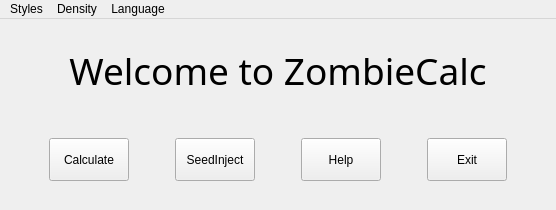
<?xml version="1.0" encoding="UTF-8"?>
<ui version="4.0">
 <class>introductionWindow</class>
 <widget class="QMainWindow" name="introductionWindow">
  <property name="geometry">
   <rect>
    <x>0</x>
    <y>0</y>
    <width>545</width>
    <height>210</height>
   </rect>
  </property>
  <property name="minimumSize">
   <size>
    <width>0</width>
    <height>210</height>
   </size>
  </property>
  <property name="maximumSize">
   <size>
    <width>545</width>
    <height>210</height>
   </size>
  </property>
  <property name="windowTitle">
   <string>Zombie_calculator</string>
  </property>
  <property name="locale">
   <locale language="English" country="UnitedStates"/>
  </property>
  <widget class="QWidget" name="centralwidget">
   <layout class="QHBoxLayout" name="horizontalLayout_2">
    <item>
     <layout class="QVBoxLayout" name="verticalLayout">
      <item>
       <widget class="QLabel" name="introduction">
        <property name="font">
         <font>
          <family>楷体</family>
          <pointsize>28</pointsize>
         </font>
        </property>
        <property name="layoutDirection">
         <enum>Qt::LeftToRight</enum>
        </property>
        <property name="text">
         <string>Welcome to ZombieCalc</string>
        </property>
        <property name="alignment">
         <set>Qt::AlignCenter</set>
        </property>
        <property name="wordWrap">
         <bool>false</bool>
        </property>
       </widget>
      </item>
      <item>
       <layout class="QHBoxLayout" name="horizontalLayout">
        <property name="spacing">
         <number>6</number>
        </property>
        <property name="sizeConstraint">
         <enum>QLayout::SetDefaultConstraint</enum>
        </property>
        <property name="topMargin">
         <number>20</number>
        </property>
        <property name="bottomMargin">
         <number>20</number>
        </property>
        <item>
         <spacer name="horizontalSpacer_3">
          <property name="orientation">
           <enum>Qt::Horizontal</enum>
          </property>
          <property name="sizeType">
           <enum>QSizePolicy::Fixed</enum>
          </property>
          <property name="sizeHint" stdset="0">
           <size>
            <width>40</width>
            <height>20</height>
           </size>
          </property>
         </spacer>
        </item>
        <item>
         <widget class="QPushButton" name="start_btn">
          <property name="sizePolicy">
           <sizepolicy hsizetype="Preferred" vsizetype="Preferred">
            <horstretch>0</horstretch>
            <verstretch>0</verstretch>
           </sizepolicy>
          </property>
          <property name="text">
           <string>Calculate</string>
          </property>
         </widget>
        </item>
        <item>
         <spacer name="horizontalSpacer_2">
          <property name="orientation">
           <enum>Qt::Horizontal</enum>
          </property>
          <property name="sizeType">
           <enum>QSizePolicy::Fixed</enum>
          </property>
          <property name="sizeHint" stdset="0">
           <size>
            <width>40</width>
            <height>20</height>
           </size>
          </property>
         </spacer>
        </item>
        <item>
         <widget class="QPushButton" name="inject_btn">
          <property name="sizePolicy">
           <sizepolicy hsizetype="Preferred" vsizetype="Preferred">
            <horstretch>0</horstretch>
            <verstretch>0</verstretch>
           </sizepolicy>
          </property>
          <property name="text">
           <string>SeedInject</string>
          </property>
          <property name="checkable">
           <bool>false</bool>
          </property>
          <property name="autoDefault">
           <bool>false</bool>
          </property>
          <property name="flat">
           <bool>false</bool>
          </property>
         </widget>
        </item>
        <item>
         <spacer name="horizontalSpacer">
          <property name="orientation">
           <enum>Qt::Horizontal</enum>
          </property>
          <property name="sizeType">
           <enum>QSizePolicy::Fixed</enum>
          </property>
          <property name="sizeHint" stdset="0">
           <size>
            <width>40</width>
            <height>20</height>
           </size>
          </property>
         </spacer>
        </item>
        <item>
         <widget class="QPushButton" name="help_btn">
          <property name="sizePolicy">
           <sizepolicy hsizetype="Preferred" vsizetype="Preferred">
            <horstretch>0</horstretch>
            <verstretch>0</verstretch>
           </sizepolicy>
          </property>
          <property name="text">
           <string>Help</string>
          </property>
         </widget>
        </item>
        <item>
         <spacer name="horizontalSpacer_4">
          <property name="orientation">
           <enum>Qt::Horizontal</enum>
          </property>
          <property name="sizeType">
           <enum>QSizePolicy::Fixed</enum>
          </property>
          <property name="sizeHint" stdset="0">
           <size>
            <width>40</width>
            <height>20</height>
           </size>
          </property>
         </spacer>
        </item>
        <item>
         <widget class="QPushButton" name="exit_btn">
          <property name="sizePolicy">
           <sizepolicy hsizetype="Preferred" vsizetype="Preferred">
            <horstretch>0</horstretch>
            <verstretch>0</verstretch>
           </sizepolicy>
          </property>
          <property name="text">
           <string>Exit</string>
          </property>
          <property name="checkable">
           <bool>false</bool>
          </property>
          <property name="autoDefault">
           <bool>false</bool>
          </property>
          <property name="flat">
           <bool>false</bool>
          </property>
         </widget>
        </item>
        <item>
         <spacer name="horizontalSpacer_5">
          <property name="orientation">
           <enum>Qt::Horizontal</enum>
          </property>
          <property name="sizeType">
           <enum>QSizePolicy::Fixed</enum>
          </property>
          <property name="sizeHint" stdset="0">
           <size>
            <width>40</width>
            <height>20</height>
           </size>
          </property>
         </spacer>
        </item>
       </layout>
      </item>
     </layout>
    </item>
   </layout>
  </widget>
  <widget class="QMenuBar" name="menubar">
   <property name="geometry">
    <rect>
     <x>0</x>
     <y>0</y>
     <width>545</width>
     <height>23</height>
    </rect>
   </property>
   <widget class="QMenu" name="menuStyle">
    <property name="title">
     <string>Styles</string>
    </property>
   </widget>
   <widget class="QMenu" name="menuDensity">
    <property name="title">
     <string>Density</string>
    </property>
   </widget>
   <widget class="QMenu" name="menuLanguage">
    <property name="title">
     <string>Language</string>
    </property>
    <addaction name="actionEnglish"/>
    <addaction name="actionChinese"/>
   </widget>
   <addaction name="menuStyle"/>
   <addaction name="menuDensity"/>
   <addaction name="menuLanguage"/>
  </widget>
  <action name="actionEnglish">
   <property name="text">
    <string notr="true">English</string>
   </property>
  </action>
  <action name="actionChinese">
   <property name="text">
    <string notr="true">中文</string>
   </property>
  </action>
 </widget>
 <resources/>
 <connections/>
</ui>
